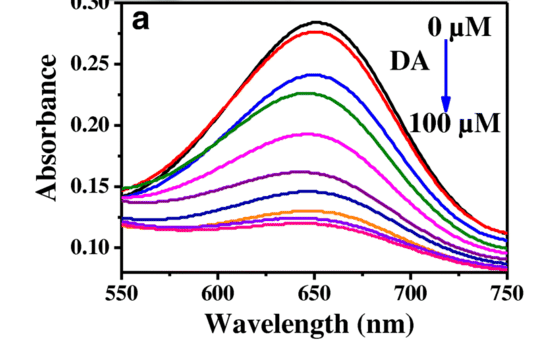
#> input picture code/p01_extract_data_from_fig/Majid_colorimetry.png, 541 x 349 px
$ jupyter execute --allow-errors Build_figure_dataset.ipynb
#> lines starting #> are read from the running program, lines starting #| are printed output that depends on the picture; after the words box and inside, x2 and y2 are one past the last pixel; in counts of white or black regions, pixels touching at a corner belong together
# Build Figure Dataset

Step 1 is to convert the image to an actual dataset that can be used for analysis.

Specifically we want the long format data used to generate the plot from the colorimetry image.

[source paper for the colorimetry figure](https://www.researchgate.net/figure/a-UV-vis-absorption-spectra-of-TMB-H2O2-Pt-CoSnOH6-colorimetric-system-composing-of_fig5_337149376)

# imports nb data and globals

[cell 1]
# get the python version
import sys
print(sys.version)

[cell 2]
import cv2
import numpy as np
import matplotlib.pyplot as plt
import matplotlib.image as mpimg
from scipy.signal import find_peaks
from sklearn.cluster import KMeans
import matplotlib.patches as patches
import pandas as pd
import seaborn as sns
from statsmodels.nonparametric.smoothers_lowess import lowess

[cell 3]
img = mpimg.imread('Majid_colorimetry.png')
#> img is the input picture: shape (349, 541, 4) float32; mean R, G, B, A 0.907, 0.88, 0.907, 1

# show the image
imgplot = plt.imshow(img)
plt.show()

# first try to isolate lines by colors

[cell 4]
# now I want to determine all the unique colors in the image
# first I need to reshape the image into a 2D array
unique_pixels = set()
for row in img:
    for pixel in row:
        unique_pixels.add(tuple(pixel))
#> after the loop, unique_pixels = 1888 items
print(len(unique_pixels))
#| 1888

[cell 5]
# plot a tile of all the colors
plt.figure(figsize=(10, 10))
plt.imshow([list(unique_pixels)]*100)
plt.show()
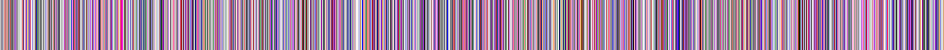
#> shown: shape (100, 1888, 4) float32 (shown at 1/2 size); mean R, G, B, A 0.643, 0.524, 0.636, 1

[cell 6]
# cluster similar colors together
kmeans = KMeans(n_clusters=11)
kmeans.fit(list(unique_pixels))
colors = kmeans.cluster_centers_
clustered_colors = []
for color in colors:
    # get all the colors in the cluster
    cluster = []
    for pixel in unique_pixels:
        if np.linalg.norm(np.array(pixel) - color) < 0.1:
            cluster.append(pixel)
    clustered_colors.append(sorted(cluster))
#> after the loop, clustered_colors = 11 items
# now pad the clusters with white to make them all the same length
max_len = max([len(cluster) for cluster in clustered_colors])
#> max_len = 249
for cluster in clustered_colors:
    cluster.extend([[1, 1, 1, 1]]*(max_len - len(cluster)))
#> this loop made 11 passes
# now duplicate each cluster to make the colors more visible by 100
clustered_colors = np.array(clustered_colors)
clustered_colors = np.repeat(clustered_colors, 100, axis=0)
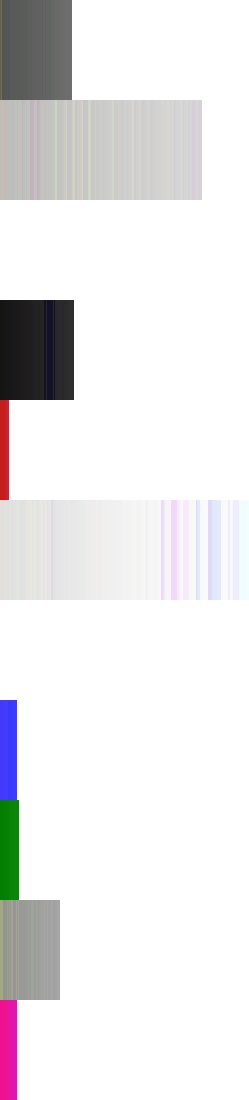
#> clustered_colors: shape (1100, 249, 4) float64; mean of channels 0, 1, 2, 3 0.918, 0.913, 0.918, 1; drawn as B, G, R
plt.figure(figsize=(10, 10))
plt.imshow(clustered_colors)
plt.show()

This will not work due to the overlapping nature of the lines :/

# Try chatGPT approach

[cell 7]
colors

[cell 8]
# Load the image
image_path = "Majid_colorimetry.png"
image = cv2.imread(image_path)
gray = cv2.cvtColor(image, cv2.COLOR_BGR2GRAY)

# Apply edge detection
edges = cv2.Canny(gray, 50, 150)
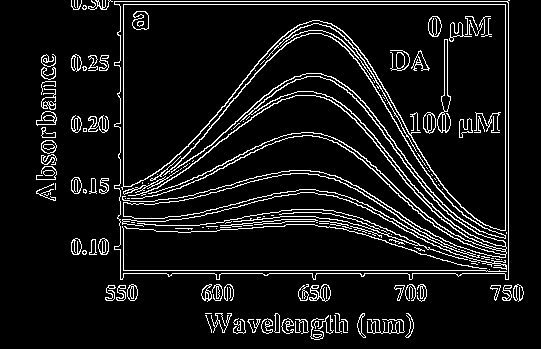
#> edges: shape (349, 541); 8.7% white in thin lines or dots, all inside (x1, y1, x2, y2) = (36, 0, 524, 340)

# Find contours
contours, _ = cv2.findContours(edges, cv2.RETR_EXTERNAL, cv2.CHAIN_APPROX_NONE)
#> contours = 72 contours, 33 with area under 20; largest, box (x1, y1, x2, y2) and area: (114, 0, 510, 280) 105828, (309, 284, 331, 302) 212, (36, 111, 57, 126) 194, (41, 140, 57, 154) 158, (71, 177, 82, 194) 134

# Sort contours by area to focus on the major curves
contours = sorted(contours, key=cv2.contourArea, reverse=True)[:10]
#> contours = 10 contours; largest, box (x1, y1, x2, y2) and area: (114, 0, 510, 280) 105828, (309, 284, 331, 302) 212, (36, 111, 57, 126) 194, (41, 140, 57, 154) 158, (71, 177, 82, 194) 134

# Plot extracted contours
plt.figure(figsize=(8, 6))
for contour in contours:
    contour = contour.squeeze()
    if len(contour.shape) == 2:
        plt.plot(contour[:, 0], -contour[:, 1])  # Invert y-axis
#> this loop made 10 passes

plt.xlabel("Pixel X (Wavelength)")
plt.ylabel("Pixel Y (Absorbance)")
plt.title("Extracted Curves")
plt.show()
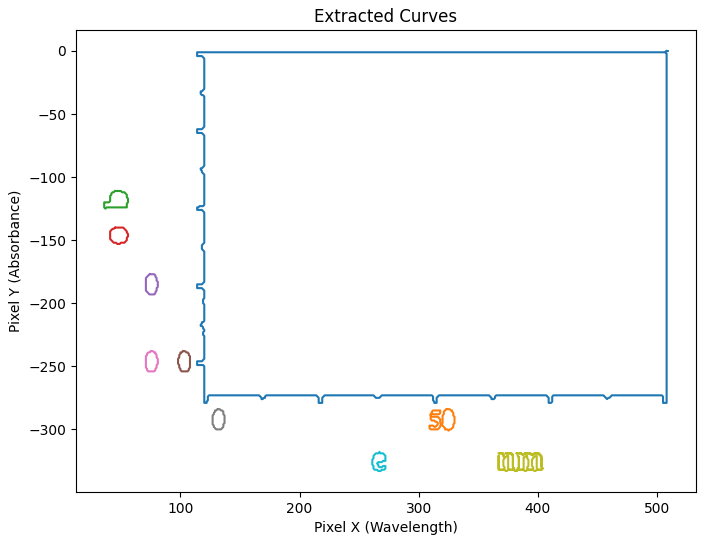
#> figure drawn by matplotlib, 1 panel

No just no

# Extract lines using Photoshop

So I can use the Pen tool in photoshop to trace over each line and fill the shape underneath it. For each color I can save a new image. And I can use these 10 manually traced lines to try to obtain the x & y values for each colored line.

[cell 9]
colors=     ["black",  "red",    "blue",   "green",  "pink",   "magenta","navy",   "orange", "purple", "salmon"]
webcolors = ["#000000","#FF0001","#0D0CF9","#017F03","#FF02FF","#8604B4","#0203A6","#FF870C","#9011EE","#FF0381"]
concentrations = [0, 5, 10, 20, 30, 40, 50, 60, 80, 100]

# load the image without any lines
no_line_img = mpimg.imread('traced_PS_lines/Majid_colorimetry_no_lines.png')
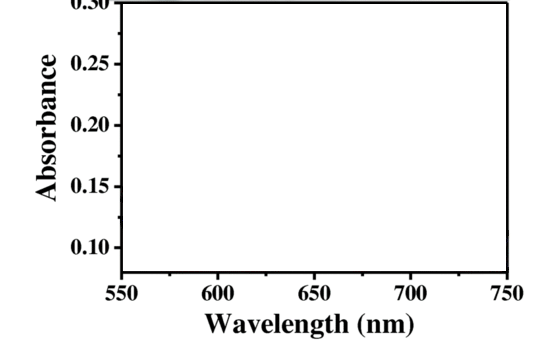
#> input picture code/p01_extract_data_from_fig/traced_PS_lines/Majid_colorimetry_no_lines.png, 541 x 349 px
#> no_line_img is the input picture: shape (349, 541, 4) float32; mean R, G, B, A 0.954, 0.954, 0.954, 1

# convert the image to grayscale binary mask using otsu thresholding
gray = cv2.cvtColor(no_line_img, cv2.COLOR_BGR2GRAY)
# convert gray to uint8 type
gray = np.uint8(gray)
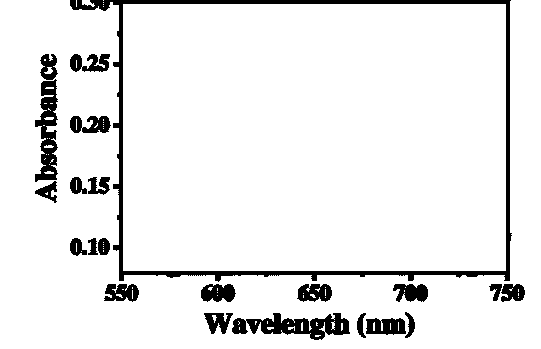
#> gray: shape (349, 541); values 0 (black) and 1 (white), 92.1% white; 22 black regions, largest, box (x1, y1, x2, y2) and area: (70, 0, 512, 282) 6069, (232, 313, 350, 340) 1642, (35, 79, 58, 182) 1339
_, binary = cv2.threshold(gray, 0, 255, cv2.THRESH_BINARY + cv2.THRESH_OTSU)

# show the image
plt.imshow(binary, cmap='gray')

[cell 10]
binary.shape
#> Out = (349, 541)

[cell 11]
# cropping box for viewing (bottom left corner, top right corner)
cropbox = [4, 271, 123, 506]

# view the cropped image
plt.imshow(binary[cropbox[0]:cropbox[1], cropbox[2]:cropbox[3]], cmap='gray')
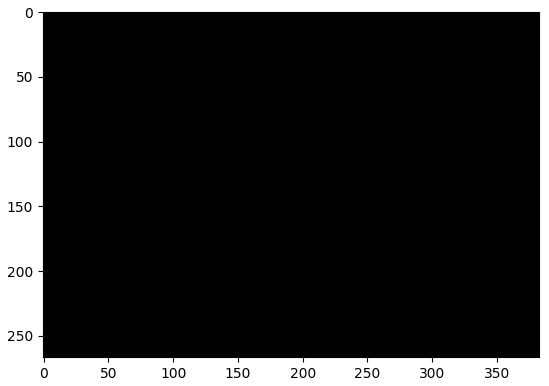
#> figure drawn by matplotlib, 1 panel

[cell 12]
np.min(binary[cropbox[0]:cropbox[1], cropbox[2]:cropbox[3]])
#> Out = 255

[cell 13]
# Create the figure and axes
fig, ax = plt.subplots()
ax.imshow(binary, cmap="gray")  # Display the image

# Define the box parameters (x, y, width, height)
x,y = cropbox[2]-2, cropbox[0]-2.5
width, height = cropbox[3]-cropbox[2]+3, cropbox[1]-cropbox[0]+2.5

# Create a rectangle patch
rect = patches.Rectangle((x, y), width, height, linewidth=0.5, edgecolor='red', facecolor='none')

# Add the rectangle to the axes
ax.add_patch(rect)

nm50_pixels = 48.2
absorbance_p05_pixels = 30.5

absorbance_cutoffs = [0.3,0.275, 0.25, 0.225, 0.2, 0.175, 0.15, 0.125, 0.1]
absorbance_pixel_values = []
# draw red horizontal lines at p05 intervals
i = y
while i < y+height:
    absorbance_pixel_values.append(i)
    plt.axhline(i, color='red', linewidth=0.5)
    i += absorbance_p05_pixels
#> after the loop, absorbance_pixel_values = [1.5, 32, 62.5, 93, 123.5, 154, 184.5, 215, 245.5]; i = 276

wavelength_cutoffs = [550,575,600,625,650,675,700,725,750]
wavelength_pixel_values = []
# draw blue vertical lines at nm50 intervals
i = x
while i < x+width:
    wavelength_pixel_values.append(i)
    plt.axvline(i, color='blue', linewidth=0.5)
    i += nm50_pixels
#> after the loop, i = 554.8; wavelength_pixel_values = [121, 169.2, 217.4, 265.6, 313.8, 362, 410.2, 458.4, 506.6]
# create a linear equation to go from pixel to wavelength
m_w = (wavelength_cutoffs[-1] - wavelength_cutoffs[0])/(wavelength_pixel_values[-1] - wavelength_pixel_values[0])
#> m_w = 0.519
b_w = wavelength_cutoffs[0] - m_w*wavelength_pixel_values[0]
#> b_w = 487.2
pixel_to_wavelength = lambda pixel: m_w*pixel + b_w
# check the mse of the linear equation against the rest of the wavelengths
mse = 0
for i, pixel in enumerate(wavelength_pixel_values):
    mse += (pixel_to_wavelength(pixel) - wavelength_cutoffs[i])**2
#> this loop made 9 passes
#> pixel on passes 1 to 9: 121, 169.2, 217.4, 265.6, 313.8, 362, 410.2, 458.4, 506.6
#> after the loop, mse = 0
mse /= len(wavelength_pixel_values)
print(f"Mean Squared Error (for px --> wavelength): {round(mse,3)}")
#| Mean Squared Error (for px --> wavelength): 0.0

# create a linear equation to go from pixel to absorbance
m_a = (absorbance_cutoffs[-1] - absorbance_cutoffs[0])/(absorbance_pixel_values[-1] - absorbance_pixel_values[0])
#> m_a = -0.00082
b_a = absorbance_cutoffs[0] - m_a*absorbance_pixel_values[0]
#> b_a = 0.301
pixel_to_absorbance = lambda pixel: m_a*pixel + b_a
# check the mse of the linear equation against the rest of the abosrbances
mse = 0
for i, pixel in enumerate(absorbance_pixel_values):
    mse += (pixel_to_absorbance(pixel) - absorbance_cutoffs[i])**2
#> this loop made 9 passes
#> (pixel, mse) on passes 1 to 9: (1.5, 0), (32, 3.08e-33), (62.5, 3.85e-33), (93, 4.62e-33), (123.5, 5.39e-33), (154, 5.39e-33), (184.5, 5.39e-33), (215, 5.39e-33), (245.5, 5.39e-33)
#> after the loop, mse = 5.39e-33
print(f"Mean Squared Error (for px --> absorbance): {round(mse,3)}")
#| Mean Squared Error (for px --> absorbance): 0.0
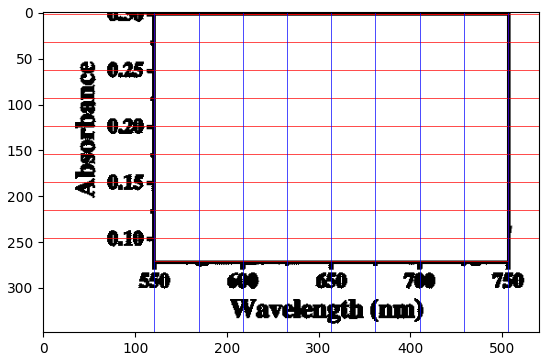
#> figure drawn by matplotlib, 1 panel

[cell 14]
def extract_wave_by_absorb(color):
#> called with color = 'black'
    fname = f"traced_PS_lines/Majid_colorimetry_{color}.png"
    img = cv2.imread(fname)
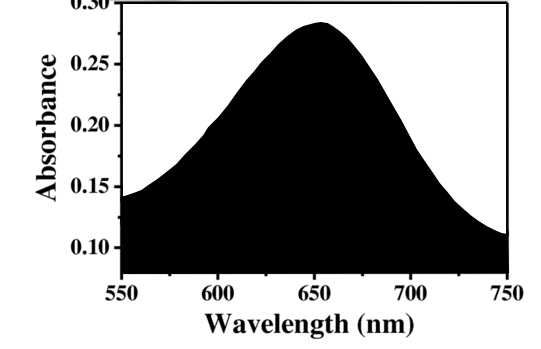
#> input picture code/p01_extract_data_from_fig/traced_PS_lines/Majid_colorimetry_black.png, 541 x 349 px
#> img is the input picture: shape (349, 541, 3); mean B, G, R 165.9, 165.9, 165.9
    gray = cv2.cvtColor(img, cv2.COLOR_BGR2GRAY)
    gray = np.uint8(gray)
    _, binary = cv2.threshold(gray, 0, 255, cv2.THRESH_BINARY + cv2.THRESH_OTSU)
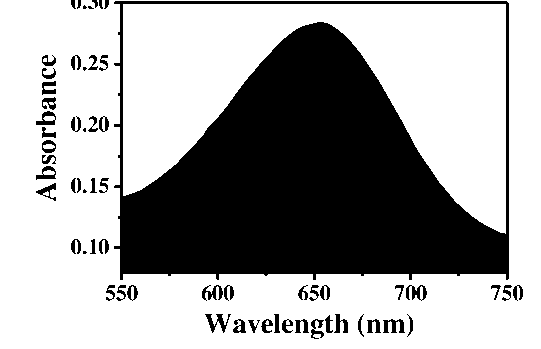
#> binary: shape (349, 541); 65% white; 62 black regions (6 under 20 px), largest, box (x1, y1, x2, y2) and area: (114, 1, 509, 280) 61387, (205, 314, 231, 333) 189, (383, 319, 405, 333) 177
    pixel_results = []
    for wave_px in range(cropbox[2],cropbox[3]):
        absorb_px = 0
        for absorb_px in range(cropbox[1],cropbox[0],-1):
            if binary[absorb_px, wave_px] != 0:
                break
        pixel_results.append((wave_px, absorb_px))
    # now we convert the pixel values to wavelength and absorbance
    results = [(pixel_to_wavelength(wave_px), pixel_to_absorbance(absorb_px)) for wave_px, absorb_px in pixel_results]
    return results

dfs = []
#> (the rest of this cell did not finish here and is left out)

[cell 15]
# use seaborn to plot a lineplot of the data
plt.figure(figsize=(10,6))
#> (the rest of this cell did not finish here and is left out)

[cell 16]
smoothed_dfs = []
#> (the rest of this cell did not finish here and is left out)
